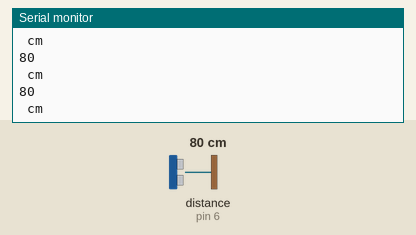
Recording of a sketch running on a simulated Arduino Uno, built with avr-gcc and run on an emulated ATmega328P. Shown: the last lines printed to the serial monitor. Inputs (shaded band) come from the test bench; at power-on: distance to the obstacle (sensor on pin 6) 80 cm. The echo pulse lasts 58.3 µs per cm.

Above: at 1.2 s.
1.3 s: distance to the obstacle (sensor on pin 6) set to 4 cm
At 1.37 s:
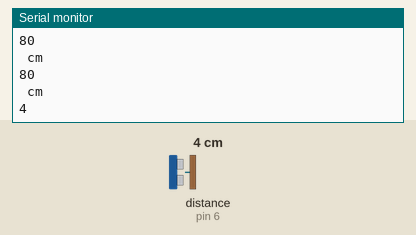
4.3 s: distance to the obstacle (sensor on pin 6) set to 2 cm
At 4.3 s:
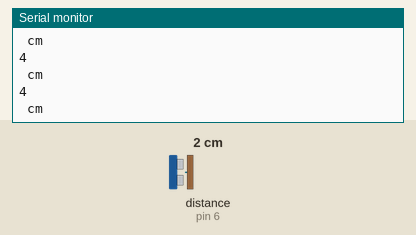
Timing chart, 0 to 7.3 s (numbered marks = the images above; inputs shaded):
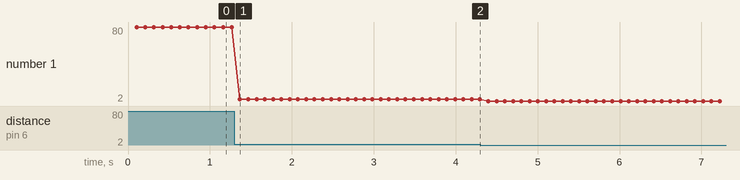

The sketch:

w05_h01_sensor.ino
```cpp
// Ultrasonic - Library for HR-SC04 Ultrasonic Ranging Module.
// Rev.4 (06/2012)
// J.Rodrigo ( www.jrodrigo.net )
// more info at http://www.ardublog.com
// Wiki: https://github.com/JRodrigoTech/Ultrasonic-HC-SR04/wiki/Plug-&-Play

#include <Ultrasonic.h>

Ultrasonic ultrasonic(5,6); // (Trig PIN,Echo PIN)
int distance;


//setting all LED outputs
int g1 = 13;
int g2 = 12;
int y1 = 11;
int y2 = 10;
int r1 = 9;
int r2 = 8;


void setup() {
  Serial.begin(9600);
  pinMode(4, OUTPUT); // VCC pin
  pinMode(7, OUTPUT); // GND ping
  digitalWrite(4, HIGH); // VCC +5V mode
  digitalWrite(7, LOW);  // GND mode

  // setting all initial values to LOW
  digitalWrite(g1, LOW);
  digitalWrite(r1, LOW);
  digitalWrite(y1, LOW);
  digitalWrite(g2, LOW);
  digitalWrite(r1, LOW);
  digitalWrite(y2, LOW);
}

void loop()
{
//  Serial.print(ultrasonic.Ranging(CM)); // CM or INC
  Serial.println(" cm" );
  delay(100);

  distance = ultrasonic.Ranging(CM);
  Serial.println(distance);

  //using if/else statements to seperate all intervals
  //then define each LED's state within each interval
  //there must be a cleaner way to do this...

  if(distance > 40){
     digitalWrite(g1, HIGH);
     digitalWrite(g2, LOW);
    digitalWrite(y1, LOW);
    digitalWrite(y2, LOW);
    digitalWrite(r1, LOW);
     digitalWrite(r2, LOW);
  } else {
     if (distance > 34){
     digitalWrite(g1, HIGH);
     digitalWrite(g2, HIGH);
    digitalWrite(y1, LOW);
    digitalWrite(y2, LOW);
    digitalWrite(r1, LOW);
     digitalWrite(r2, LOW);
     }
     else {
        if (distance > 28) {
        digitalWrite(g1, HIGH);
        digitalWrite(g2, HIGH);
        digitalWrite(y1, HIGH);
        digitalWrite(y2, LOW);
        digitalWrite(r1, LOW);
       digitalWrite(r2, LOW);
        } else {
          if (distance > 22) {
            digitalWrite(g1, HIGH);
            digitalWrite(g2, HIGH);
            digitalWrite(y1, HIGH);
            digitalWrite(y2, HIGH);
              digitalWrite(r1, LOW);
                   digitalWrite(r2, LOW);
          } else {
            if (distance > 10) {
              digitalWrite(g1, HIGH);
              digitalWrite(g2, HIGH);
              digitalWrite(y1, HIGH);
              digitalWrite(y2, HIGH);
              digitalWrite(r1, HIGH);
               digitalWrite(r2, LOW);
              } else {
                 if (distance > 0) {
                   digitalWrite(g1, HIGH);
                   digitalWrite(g2, HIGH);
                   digitalWrite(y1, HIGH);
                   digitalWrite(y2, HIGH);
                   digitalWrite(r1, HIGH);
                   digitalWrite(r2, HIGH);
                   }
                }
              }
          }
      }
  }
}


//code reference: http://arduino.sundh.com

//#define echoPin 11 // Echo Pin
//#define trigPin 12 // Trigger Pin
//
//long duration, distance; // Duration used to calculate distance
//
//void setup() {
// Serial.begin (9600);
// pinMode(trigPin, OUTPUT);
// pinMode(echoPin, INPUT);
//}
//
//void loop() {
// digitalWrite(trigPin, LOW);
// delayMicroseconds(2);
//
// digitalWrite(trigPin, HIGH);
// delayMicroseconds(10);
//
// digitalWrite(trigPin, LOW);
// duration = pulseIn(echoPin, HIGH);
//
// //Calculate the distance (in cm) based on the speed of sound.
// distance = duration/58.2;
//
// Serial.println(distance);
//
// delay(50);
//}
```

Measured:
- after the input at 1.3 s, the serial monitor: prints a new line after 0.07 s (image 1)
- plotted number 1: 80 → 4 after the input at 1.3 s, 4 → 2 after the input at 4.3 s
